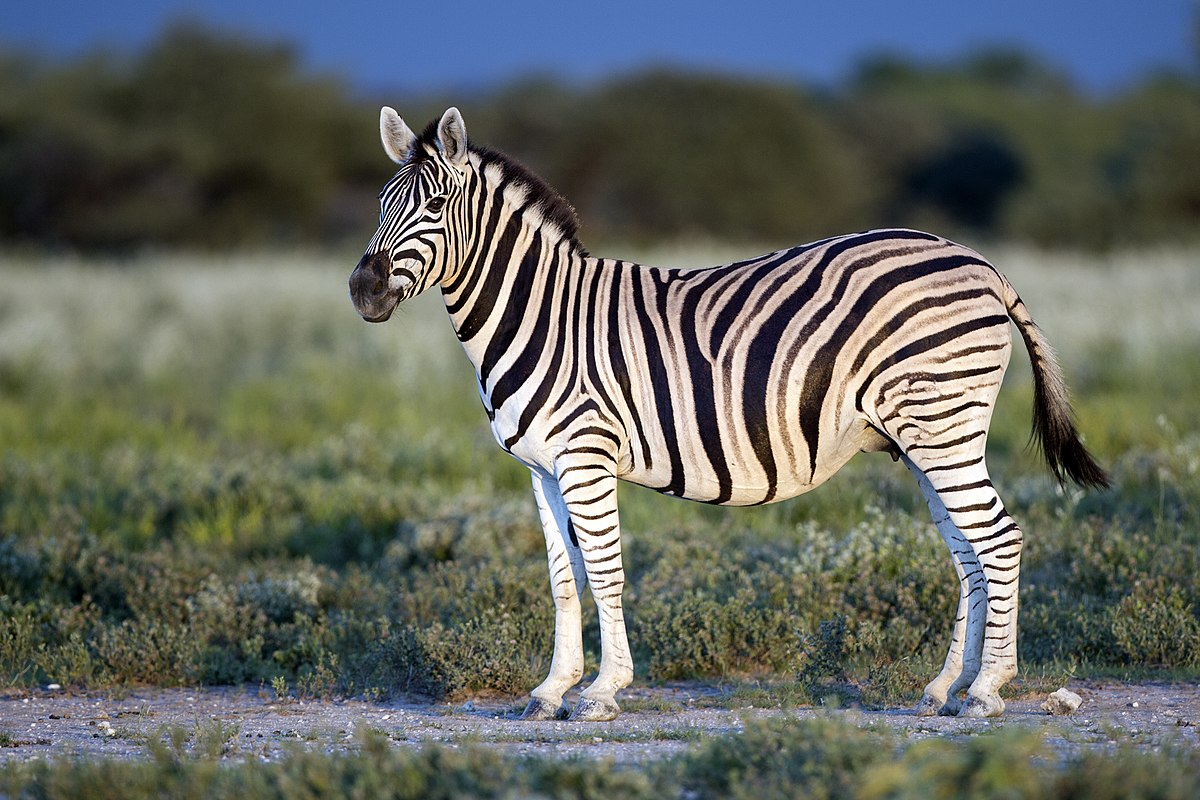
#> input picture Image Processing/FFT/q2/zebra.jpg, 1200 x 800 px
$ python zebra.py
#> lines starting #> are read from the running program, lines starting #| are printed output that depends on the picture
# Shir Grinblat, 308570209
# Amir Kedem, 066560475

import numpy as np
from numpy.fft import fft2, ifft2, fftshift, ifftshift
import cv2
import matplotlib.pyplot as plt

image_path = 'zebra.jpg'
image = cv2.imread(image_path)
#> image is the input picture: shape (800, 1200, 3); mean B, G, R 96.1, 102.6, 98.8
image = cv2.cvtColor(image, cv2.COLOR_BGR2GRAY)
#> image: shape (800, 1200)

# Your code goes here

# Original image
plt.figure(figsize=(10,10))
plt.subplot(321)
plt.title('Original Grayscale Image')
plt.imshow(image, cmap='gray')

# Transfrom to fourier and present the specturm
image_fft = np.fft.fft2(image)
image_fft_shifted = np.fft.fftshift(image_fft)
image_fft_shifted_plot = np.log(1+np.absolute(image_fft_shifted)) # take magnitude in abs, cannot show complex

plt.subplot(322)
plt.title('Fourier Spectrum')
plt.imshow(image_fft_shifted_plot, cmap='gray')

# Implement zero padding to make the image twice the size
image_zero_pad = np.pad(image_fft_shifted, ((image.shape[0]//2, image.shape[0]//2), (image.shape[1]//2, image.shape[1]//2)), 'constant', constant_values=0)
image_zero_pad_plot = np.log(1 + np.abs(image_zero_pad))
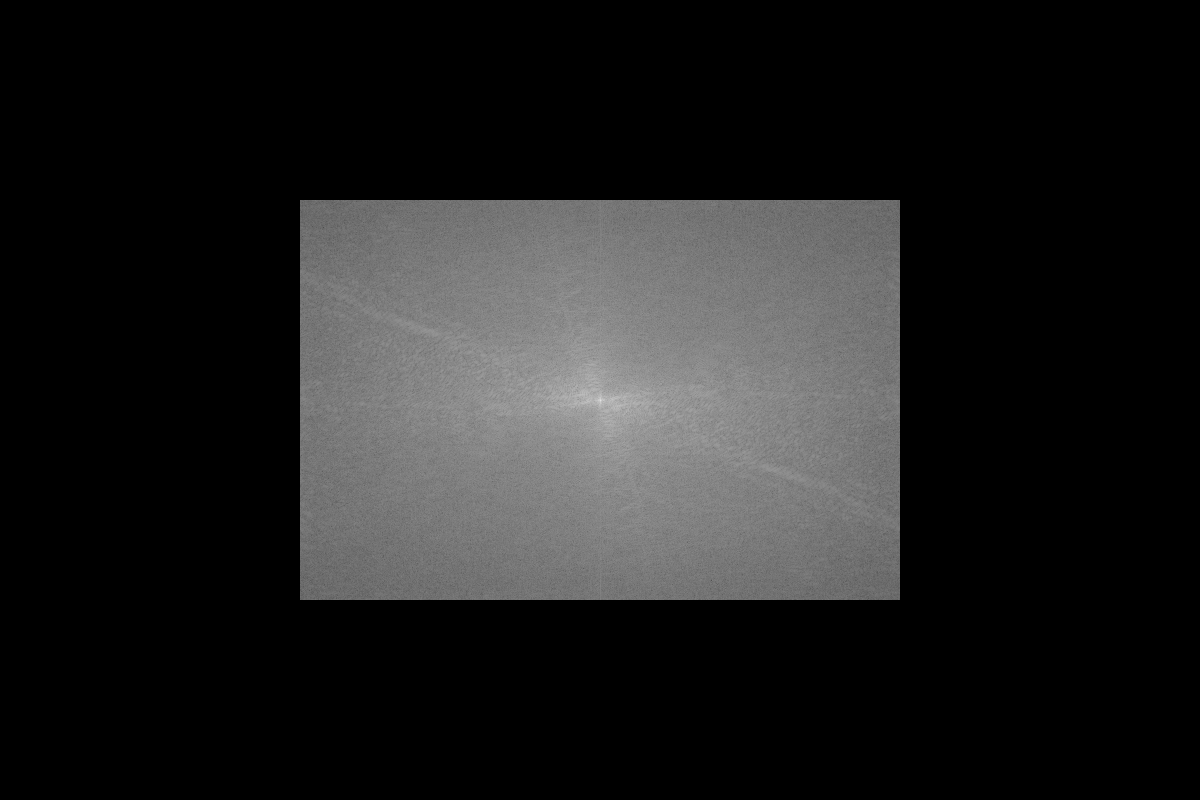
#> image_zero_pad_plot: shape (1600, 2400) float64 (shown at 1/2 size); min 0, max 18.39, mean 2.28; drawn with min black and max white

# Plot the new frequency domain
plt.subplot(323)
plt.title('Fourier Spectrum Zero Padding')
plt.imshow(image_zero_pad_plot, cmap='gray')

# Restore
image_scaled_zero_pad = np.abs(ifft2(ifftshift(image_zero_pad)))
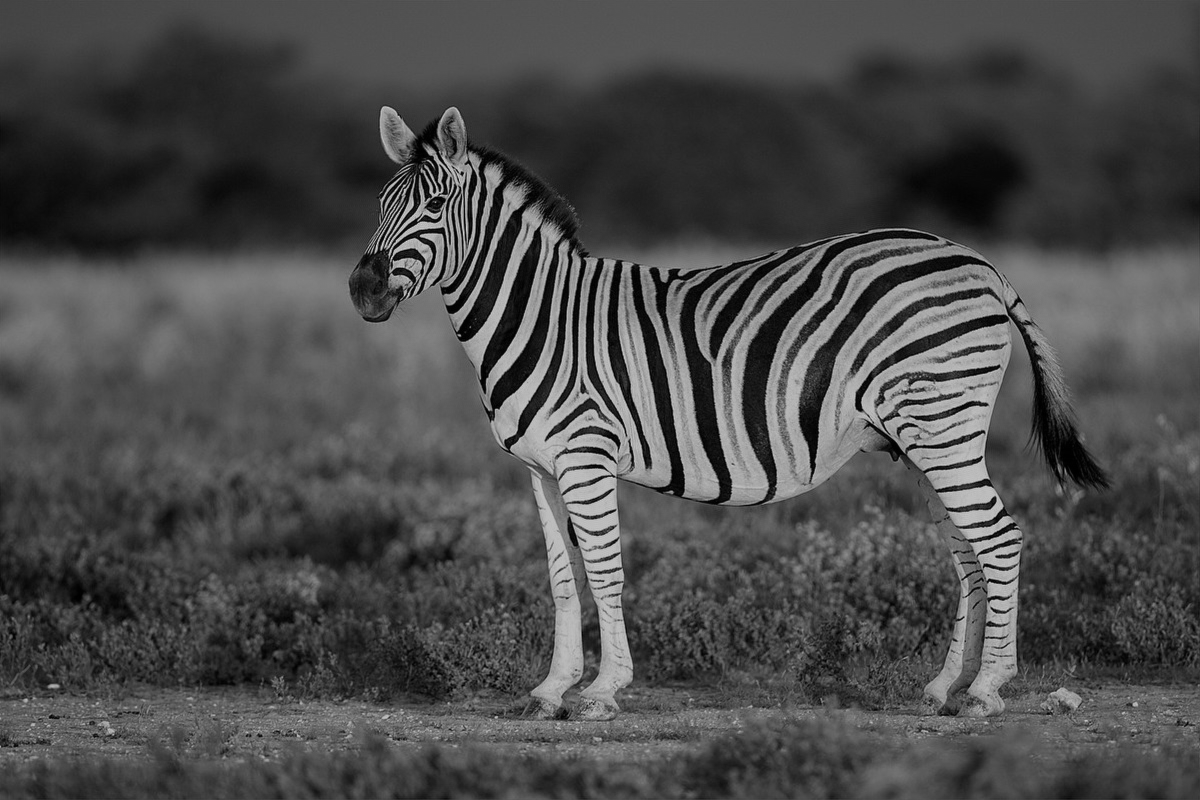
#> image_scaled_zero_pad: shape (1600, 2400) float64 (shown at 1/2 size); min 1.28e-16, max 85.55, mean 25.2; drawn with min black and max white
brightness_factor = 4
image_scaled_zero_pad = np.clip(image_scaled_zero_pad * 4, 0, 255)

plt.subplot(324)
plt.title('Two Times Larger Grayscale Image')
plt.imshow(image_scaled_zero_pad, cmap='gray')

four_copy_fft = np.fft.fft2(image)
four_copy_fft = np.fft.fftshift(four_copy_fft)
newH = image.shape[0]*2
#> newH = 1600
newW = image.shape[1]*2
#> newW = 2400
four_copy_image = np.zeros((newH, newW), dtype=complex)

for i in range(image.shape[0]):
    for j in range(image.shape[1]):
        four_copy_image[i*2, j*2] = four_copy_fft[i, j]

four_copy_fft_plot = np.log(1+np.absolute(four_copy_image))
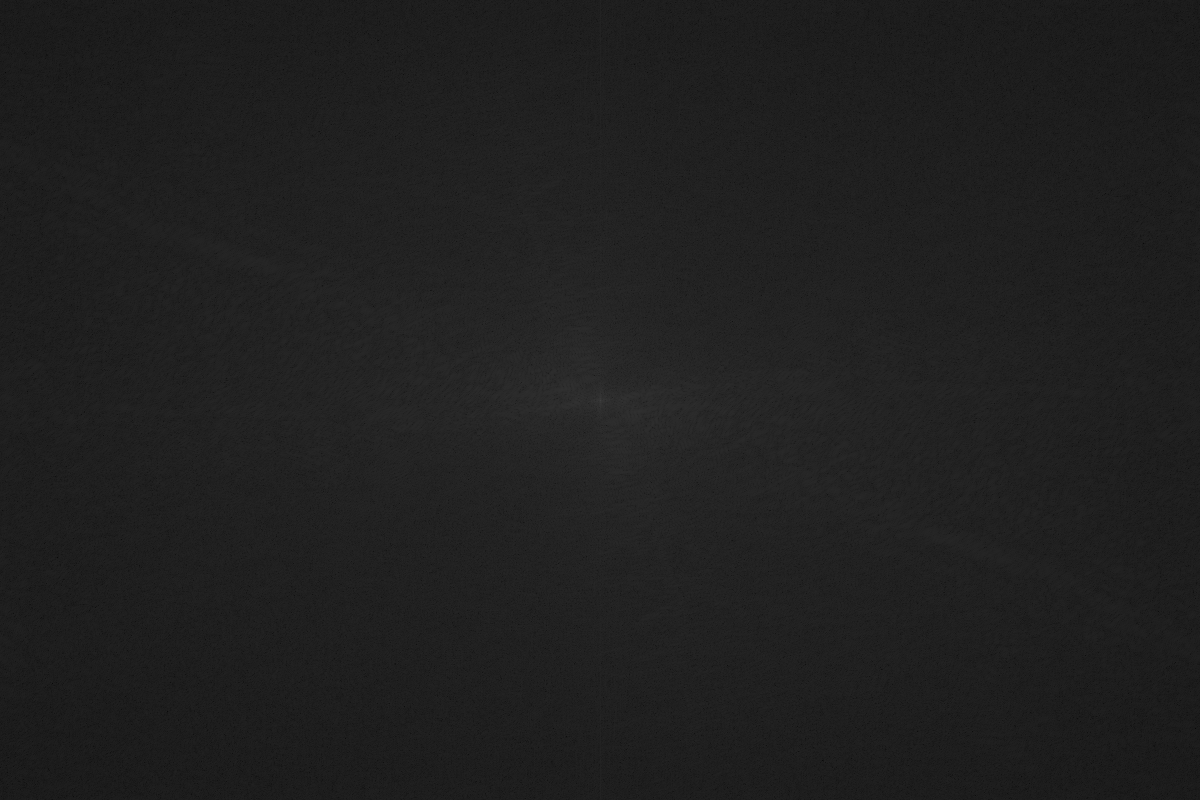
#> four_copy_fft_plot: shape (1600, 2400) float64 (shown at 1/2 size); min 0, max 18.39, mean 2.28; drawn with min black and max white

plt.subplot(325)
plt.title('Fourier Spectrum Four Copies')
plt.imshow(four_copy_fft_plot, cmap='gray')

zebra_scaled = np.abs(ifft2(ifftshift(four_copy_image)))
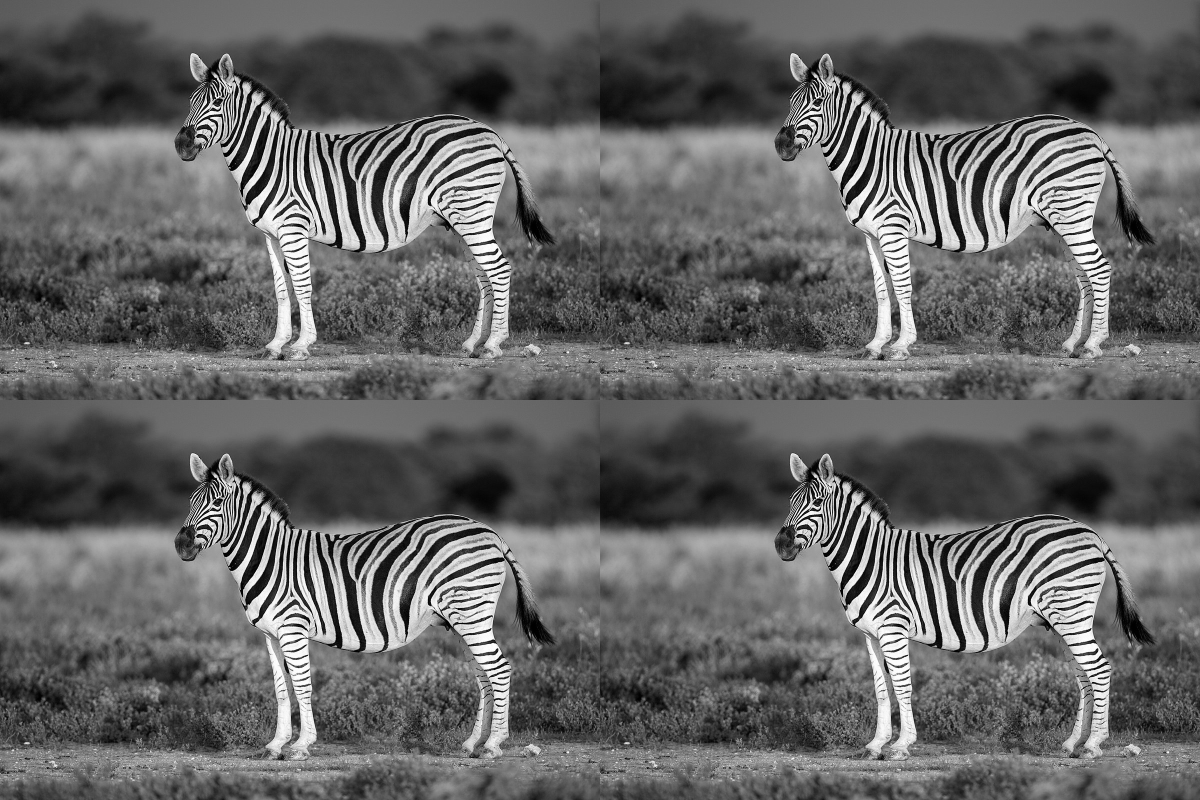
#> zebra_scaled: shape (1600, 2400) float64 (shown at 1/2 size); min 8.52e-18, max 63.75, mean 25.2; drawn with min black and max white

plt.subplot(326)
plt.title('Four Copies Grayscale Image')
plt.imshow(zebra_scaled, cmap='gray')
plt.savefig('zebra_scaled.png')
plt.show()
